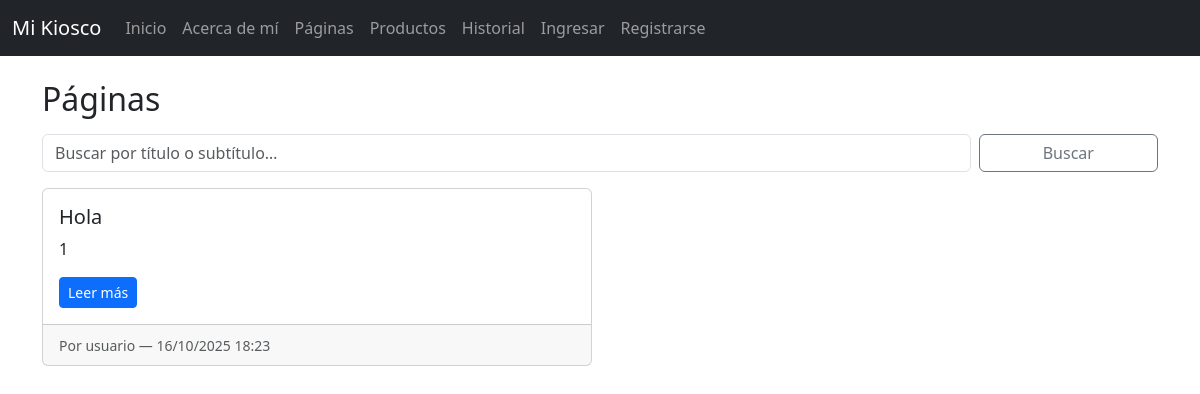
The page /pages/ on the database as committed earlier.
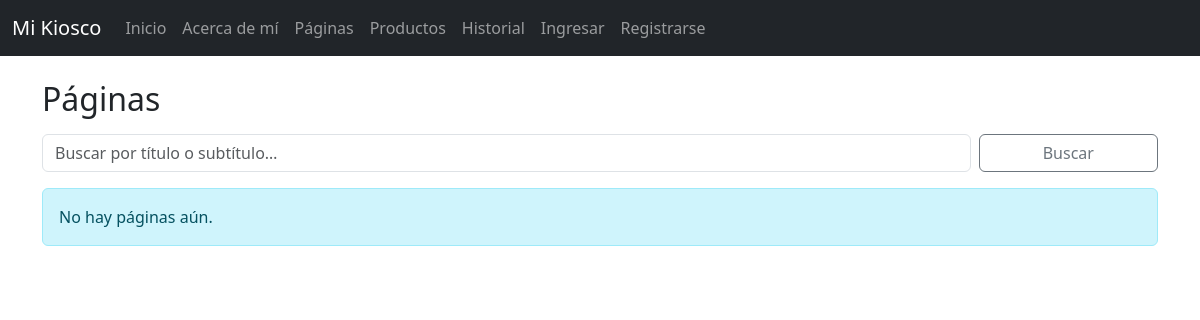
The same page on the database as committed later.
### pages/models.py (models this page shows, shortened)
class Page(models.Model):
    title = models.CharField(max_length=200)
    subtitle = models.CharField(max_length=200, blank=True)
    content = RichTextField()
    image = models.ImageField(upload_to='pages/', blank=True, null=True)
    author = models.ForeignKey(User, on_delete=models.CASCADE, related_name='pages')
    slug = models.SlugField(unique=True, blank=True)
    date_created = models.DateTimeField(auto_now_add=True)

### pages/views.py (the view)
# urls.py: path('', PageList.as_view(), name='page_list'),                 # /pages/
class PageList(ListView):
    model = Page
    template_name = "pages/page_list.html"
    context_object_name = "pages"
    paginate_by = 10
    def get_queryset(self):
        qs = super().get_queryset()
        q = (self.request.GET.get("q") or "").strip()
        if q:
            qs = qs.filter(Q(title__icontains=q) | Q(excerpt__icontains=q))
        return qs

### inbox/context_processors.py (called while the page is built, shortened)
def unread_messages_count(request):
    if not request.user.is_authenticated:
        return {"unread_count": 0}

### pages/templates/pages/page_list.html (shortened to what this page needs)
{% extends 'app_kiosco/base.html' %}
{% block content %}
<div class="d-flex justify-content-between align-items-center mb-3">
  <h2 class="m-0">Páginas</h2>
</div>
<form method="get" class="row g-2 mb-3">
  <div class="col-sm-10">
    <input type="text" name="q" value="{{ request.GET.q }}" class="form-control" placeholder="Buscar por título o subtítulo…">
  </div>
  <div class="col-sm-2 d-grid">
    <button class="btn btn-outline-secondary">Buscar</button>
  </div>
</form>
{% if pages %}
  <div class="row row-cols-1 row-cols-md-2 g-3">
    {% for p in pages %}
      <div class="col">
        <div class="card h-100">
          <div class="card-body">
            <h5 class="card-title">{{ p.title }}</h5>
            <p class="card-text">{{ p.content|striptags|truncatechars:160 }}</p>
            <a href="{% url 'page_detail' p.slug %}" class="btn btn-sm btn-primary">Leer más</a>
          </div>
          <div class="card-footer">
            <small class="text-muted">Por {{ p.author }} — {{ p.date_created|date:"d/m/Y H:i" }}</small>
          </div>
        </div>
      </div>
    {% endfor %}
  </div>
{% else %}
  <div class="alert alert-info">No hay páginas aún.</div>
{% endif %}
{% endblock %}

### app_kiosco/templates/app_kiosco/base.html (shortened to what this page needs)
<!doctype html>
<html lang="es">
<head>
  <link href="https://cdn.jsdelivr.net/npm/bootstrap@5.3.3/dist/css/bootstrap.min.css" rel="stylesheet">
</head>
<body>
  <nav class="navbar navbar-expand-lg navbar-dark bg-dark">
    <div class="container-fluid">
      <a class="navbar-brand" href="/">Mi Kiosco</a>
      <div class="collapse navbar-collapse" id="navbarNav">
        <ul class="navbar-nav me-auto mb-2 mb-lg-0">
          <li class="nav-item"><a class="nav-link" href="/">Inicio</a></li>
          <li class="nav-item"><a class="nav-link" href="/about/">Acerca de mí</a></li>
          <li class="nav-item"><a class="nav-link" href="/pages/">Páginas</a></li>
          <li class="nav-item"><a class="nav-link" href="/productos/">Productos</a></li>
          <li class="nav-item"><a class="nav-link" href="/historial/">Historial</a></li>
          {% if user.is_authenticated %}
            <li class="nav-item">
              <a class="nav-link" href="/inbox/">
                Mensajes{% if unread_count %} <span class="badge bg-danger">{{ unread_count }}</span>{% endif %}
              </a>
            </li>
            <li class="nav-item"><a class="nav-link" href="/accounts/profile/">Perfil</a></li>
            <li class="nav-item"><a class="nav-link" href="/accounts/logout/">Salir</a></li>
          {% else %}
            <li class="nav-item"><a class="nav-link" href="/accounts/login/">Ingresar</a></li>
            <li class="nav-item"><a class="nav-link" href="/accounts/signup/">Registrarse</a></li>
          {% endif %}
        </ul>
      </div>
    </div>
  </nav>
  <div class="container my-4">
    {% block content %}{% endblock %}
  </div>
</body>
</html>

Rows that differ between the two databases and show on the page:
removed Page: title "Hola", content "1", author "usuario", date_created "16/10/2025 18:23"
Other text that changed with them:
text now shown: "No hay páginas aún."
